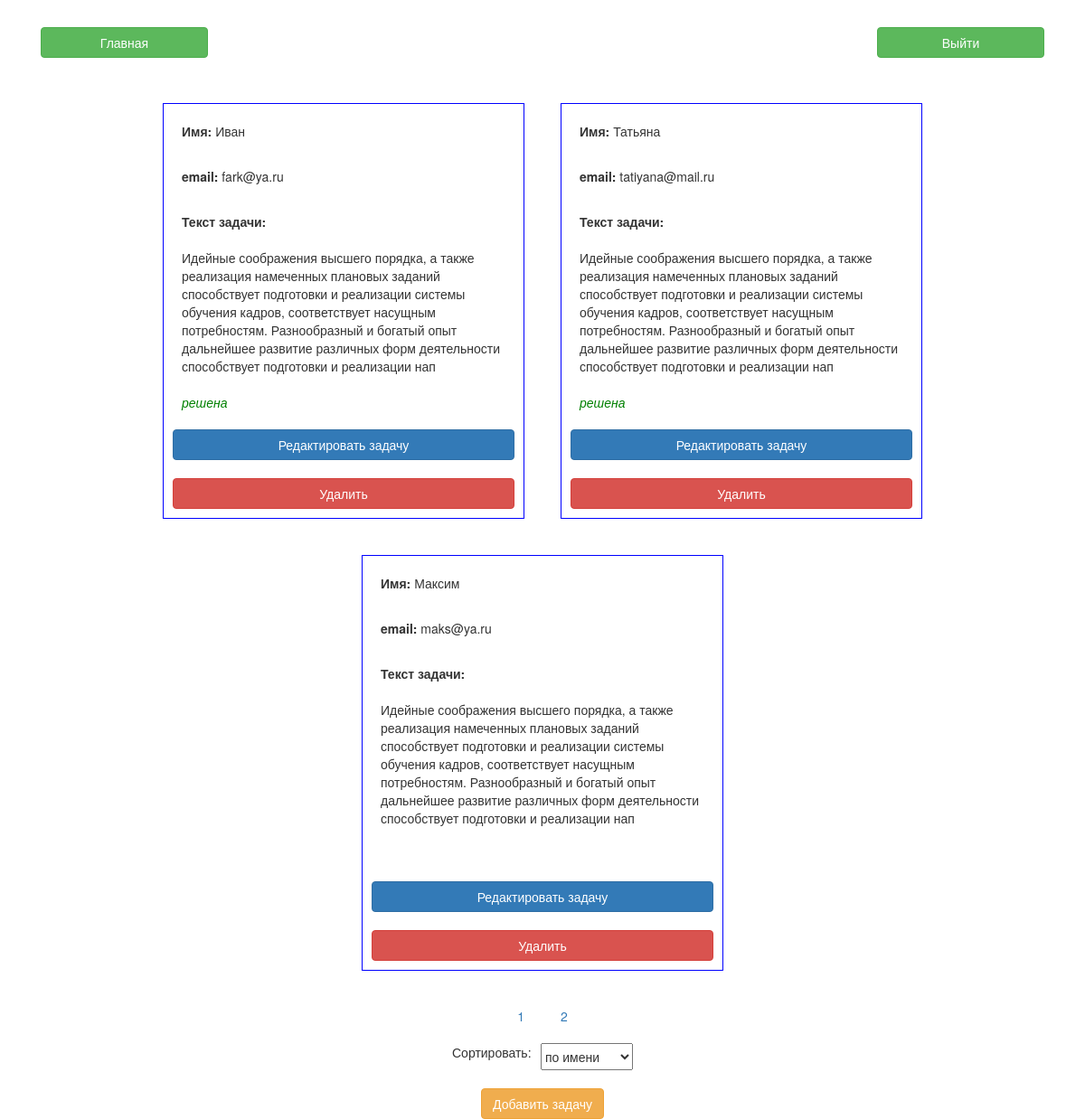
Page /?path=admin (signed in) on the committed database.
### tables this page shows
CREATE TABLE `task` (
  `id` int(11) NOT NULL,
  `caption` text NOT NULL,
  `email` text NOT NULL,
  `txt` text NOT NULL,
  `status` varchar(2) DEFAULT '0'
);

### controller/Controller.class.php (called while the page is built, shortened)
<?php
class Controller
{
    public function sort($arr, $sort)
    {
        function build_sorter($key)
        {
            return function ($a, $b) use ($key) {
                return strnatcmp($a[$key], $b[$key]);
            };
        }
        usort($arr, build_sorter($sort));
        return $arr;
    }
    public static function render($file, $variables = [])
    {
        $templateContent = file_get_contents($file);
        if (empty($variables)) {
            return $templateContent;
        }
        foreach ($variables as $key => $value) {
            $key = '{{' . strtoupper($key) . '}}';
            $templateContent = str_replace($key, $value, $templateContent);
        }
        return $templateContent;
    }
}

### core/app.php (called while the page is built)
<?php
require_once 'autoload.php';
try{
    App::init();
}
catch (PDOException $e){
    echo "DB is not available";
    var_dump($e->getTrace());
}
catch (Exception $e){
    echo $e->getMessage();
}

### public/index.php (called while the page is built)
<?php
include '../core/app.php';
?>

### core/autoload.php (called while the page is built, shortened)
<?php
function gbStandardAutoload($className)
{
    $dirs = [
        'controller',
        'model',
        'core'
    ];
    foreach ($dirs as $dir) {
        $fileName = __DIR__ . '/../' . $dir . '/' . $className . '.class.php';
        if (is_file($fileName)) {
            $found = true;
        }
    }
    return true;
}

### model/Model.class.php (called while the page is built, shortened)
<?php
class Model
{
    private static $table;
    public function set($table)
    {
        self::$table = $table;
    }
    public static function setRowCount()
    {
        $table = self::$table;
        $rowCount = db::getInstance()->Query("SELECT 1 FROM $table");
        return $rowCount->rowCount();
    }
    public static function setRowVew()
    {
        $rowView = 3;
        return $rowView;
    }
    public static function setPagination()
    {
        $paginationCount = ceil(self::setRowCount() / self::setRowVew());
        return $paginationCount;
    }
    function showTask()
    {
        $table = self::$table;
        $rowView = self::setRowVew();
        $sql = "SELECT * FROM $table LIMIT $rowView";
        return db::getInstance()->Select($sql);
    }
    function paginationTask()
    {
        $count = 1;
        $arr = [];
        while ($count <= (self::setPagination())) {
            array_push($arr, $count);
            $count++;
        }
        return $arr;
    }
}

### core/db.class.php (called while the page is built, shortened)
<?php
class db
{
    private static $_instance = null;
    private $db;
    public static function getInstance()
    {
        if (self::$_instance == null) {
            self::$_instance = new db();
        }
        return self::$_instance;
    }
    public function Connect($user, $password, $base, $host = 'localhost', $port = 3306)
    {
        $connectString = 'mysql:host=' . $host . ';port= ' . $port . ';dbname=' . $base . ';charset=UTF8;';
        $this->db = new PDO(
            $connectString,
            $user,
            $password,
            [
                PDO::ATTR_DEFAULT_FETCH_MODE => PDO::FETCH_ASSOC,
                PDO::ATTR_ERRMODE => PDO::ERRMODE_EXCEPTION
            ]
        );
    }
    public function Query($query, $params = array())
    {
        $res = $this->db->prepare($query);
        $res->execute($params);
        return $res;
    }
    public function Select($query, $params = array())
    {
        $result = $this->Query($query, $params);
        if ($result) {
            return $result->fetchAll();
        }
    }
}

### controller/AdminController.class.php (the view, shortened to what this page needs)
<?php
class AdminController extends Controller
{
    public function index()
    {
        $a = $_COOKIE['sort'];
        echo self::render(__DIR__ . '/../view/admin/header.html');
        $q = new Model('task');
        $q->addTask();
        $q->editTask();
        $q->dellTask();
        $render = self::sort($q->showTask(), $a);
        ?>
            <div class='content-task'>
                <?php foreach ($render as $key) :
                            $status = '';
                            if ($key['status'] != 0) :
                                $status = 'решена';
                            endif;
                            echo self::render(__DIR__ . '/../view/admin/index.html', [
                                'CAPTION' => $key['caption'],
                                'EMAIL' => $key['email'],
                                'TEXT' => $key['txt'],
                                'ID' => $key['id'],
                                'STATUS' => $status
                            ]);
                        endforeach;
                        ?>
            </div>
            <div class='pagination-container'>
                <?php foreach ($q->paginationTask() as $key) :
                            echo self::render(__DIR__ . '/../view/pagination.html', [
                                'PAGINATION' => $key,
                                'URL' => '?path=admin/' . $key
                            ]);
                        endforeach ?>
            </div>
        <?php
                $selCap = '';
                $selEmail = '';
                $selSt = '';
                echo self::render(__DIR__ . '/../view/footer.html', [
                    'SELECCAP' => $selCap,
                    'SELECEMAIL' => $selEmail,
                    'SELECST' =>  $selSt
                ]);
            }
        }

### public/css/style.css (style rules this page uses)
* { transition: .3s linear; }
.f-item-3 { -webkit-box-flex: 0; -ms-flex: 0 1 450px; flex: 0 1 350px; margin: 12.5px 12.5px; }
.link-container { width: 100%; display: flex; justify-content: space-between; padding: 30px; }
.content { width: 100%; display: flex; flex-direction: column; justify-content: center; align-content: center; }
.content-task { width: 100%; display: flex; flex-wrap: wrap; justify-content: center; align-content: center; }
.item-container-edit { flex: 0 1 400px; display: flex; flex-direction: column; justify-content: space-between; border: 1px solid blue; padding: 10px; margin: 20px; }
.item-container-btn { display: flex; flex-direction: column; }
.item { width: 100%; padding: 10px; }
.item-task { display: flex; }
.item-task:nth-child(3) { flex-direction: column; }
.item-container, .item-container-edit .btn { margin-top: 20px; display: flex; justify-content: center; align-items: center; }
.status { height: 50px; color: green; font-style: italic; }
.pagination-container { flex: 1 1 100%; display: flex; flex-wrap: wrap; justify-content: center; align-items: center; }
.pagination { margin: 20px; }
.sort-container { display: flex; flex-direction: column; justify-content: center; align-items: center; }
.form-sort { display: flex; justify-content: space-between; width: 200px; }
.select-sort { height: 30px; outline: none; }
.sort-container .btn { margin-top: 20px; display: flex; justify-content: center; align-items: center; }

### rows in the picture
task: caption+email+txt "Имя: Иван email: fark@ya.ru Текст задачи: Идейные соображения высшего порядка, а также реализация намеченных плановых заданий способствует подготовки и реализации системы обучения кадров, соответствует насущным потребностям. Разнообразный и богатый опыт дальнейшее развитие различных форм деятельности способствует подготовки и реализации нап решена Редактировать задачу Удалить"
task: caption+email+txt "Имя: Татьяна email: tatiyana@mail.ru Текст задачи: Идейные соображения высшего порядка, а также реализация намеченных плановых заданий способствует подготовки и реализации системы обучения кадров, соответствует насущным потребностям. Разнообразный и богатый опыт дальнейшее развитие различных форм деятельности способствует подготовки и реализации нап решена Редактировать задачу Удалить"
task: caption+email+txt "Имя: Максим email: maks@ya.ru Текст задачи: Идейные соображения высшего порядка, а также реализация намеченных плановых заданий способствует подготовки и реализации системы обучения кадров, соответствует насущным потребностям. Разнообразный и богатый опыт дальнейшее развитие различных форм деятельности способствует подготовки и реализации нап Редактировать задачу Удалить"

### other values in the picture
self::render(__DIR__ . '/../view/admin/header.html') "Главная Выйти"
